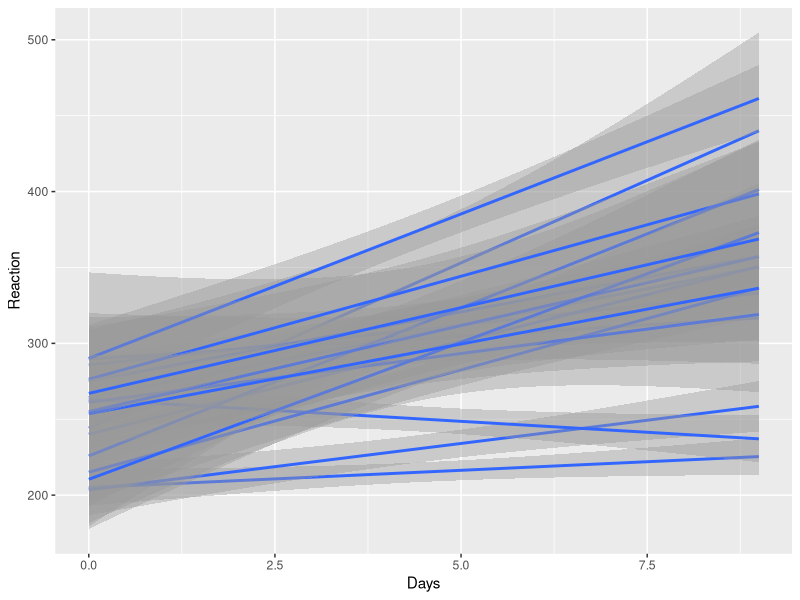
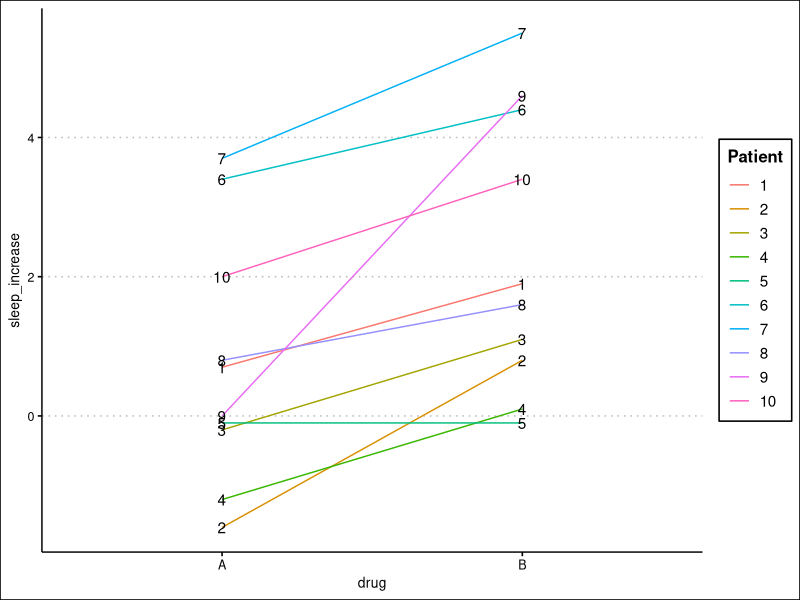

R code for these plots, in order:
## ---- chunk 1
knitr::opts_chunk$set(echo = TRUE)
## ---- chunk 2
library(tidyverse)
library(ggplot2)
library(lme4)
library(ggthemes)
## ---- chunk 3
sleepstudy %>%
  ggplot(aes(x=Days, y = Reaction))+
  geom_smooth(method="lm", aes(group = Subject))

write.csv(sleepstudy, file = "datasets/sleepRT.csv", row.names = FALSE)

lm_model = lm(data = sleepstudy, Reaction ~ Days)
summary(lm_model)

rt_model = lmer(data = sleepstudy, Reaction ~ Days + (1 | Subject))
summary(rt_model)
rt_coefs = ranef(rt_model)$Subject

p1 = sleepstudy %>% filter(Subject ==308)
p1m = lm(data = p1, Reaction ~ Days)
summary(p1m)
## ---- chunk 4
sleepdata = read_csv("datasets/sleep.csv") %>% mutate(Patient = as.factor(Patient))

sleepdata %>%
  ggplot(aes(x=drug, y = sleep_increase))+
  #geom_point()+
  geom_line(aes(group = Patient, color = Patient))+
  theme_clean()+
  # geom_point(data = sleepdata %>% group_by(drug) %>% summarize(sleep_increase = mean(sleep_increase)),
  #            fill = "red", shape = 21, size = 5)+
  geom_text(aes(label = Patient))
  theme(legend.position = "none")


sleep_model = lmer(data = sleepdata, sleep_increase ~ drug + (1|Patient))
summary(sleep_model)
coefs = coef(sleep_model)
coefs

drugA = sleepdata %>% filter(drug == "A")
drugB = sleepdata %>% filter(drug == "B")
t.test(drugA$sleep_increase, drugB$sleep_increase, paired = TRUE)
